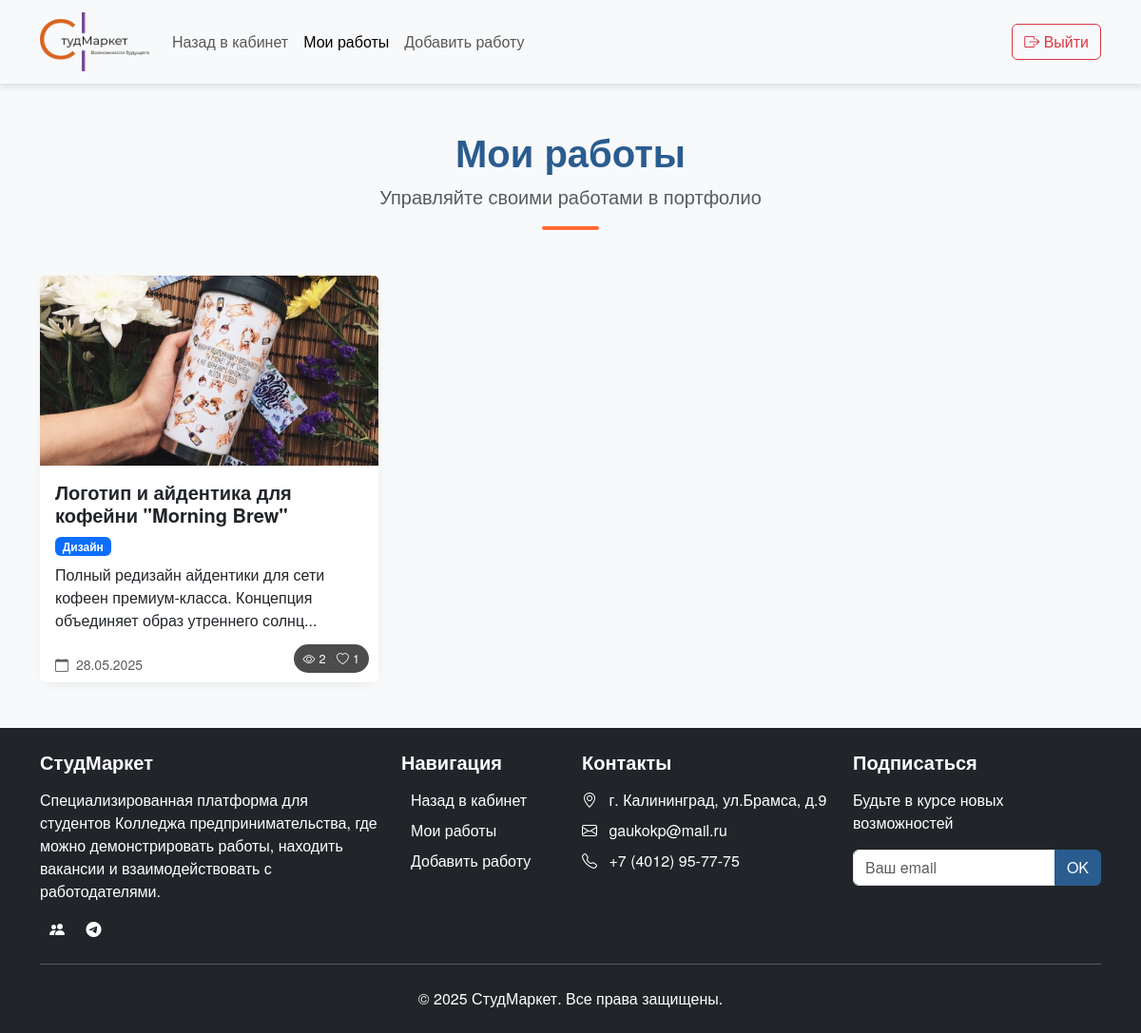
The app's page /files/my_works.php (signed in) with its own data.
### tables this page shows
CREATE TABLE `portfolio` (
  `id` int(11) NOT NULL,
  `user_id` int(11) NOT NULL,
  `title` varchar(255) NOT NULL,
  `category_id` int(11) NOT NULL,
  `description` text NOT NULL,
  `tags` varchar(255) DEFAULT NULL,
  `image_path` varchar(255) NOT NULL,
  `external_links` text,
  `created_at` timestamp NOT NULL DEFAULT CURRENT_TIMESTAMP
);

CREATE TABLE `portfolio_categories` (
  `id` int(11) NOT NULL,
  `name` varchar(100) NOT NULL
);

### files/my_works.php (the view, shortened to what this page needs)
<?php
require_once("../config/link.php");
$user_id = $_SESSION['user_id'];
$works = mysqli_query($conn, "SELECT p.*, c.name as category_name, (SELECT COUNT(*) FROM portfolio_likes WHERE work_id = p.id) as likes_count, (SELECT COUNT(*) FROM portfolio_views WHERE work_id = p.id) as views_count FROM portfolio p JOIN portfolio_categories c ON p.category_id = c.id WHERE p.user_id = $user_id ORDER BY p.created_at DESC");
?>
<!DOCTYPE html>
<html lang="ru">
<head>
    <link rel="stylesheet" href="../css/bootstrap.min.css">
    <link rel="stylesheet" href="https://cdn.jsdelivr.net/npm/bootstrap-icons@1.11.1/font/bootstrap-icons.css">
    <link rel="stylesheet" href="../style.css">
</head>
<body class="d-flex flex-column min-vh-100">
<div class="flex-grow-1">
    <nav class="navbar navbar-expand-lg navbar-light bg-light sticky-top">
        <div class="container">
            <a class="navbar-brand" href="../profile.php">
                <img class="logo" src="../img/img5.png" alt="Логотип">
            </a>
            <div class="collapse navbar-collapse" id="navbarNav">
                <ul class="navbar-nav me-auto mb-2 mb-lg-0">
                    <li class="nav-item">
                        <a class="nav-link" href="../profile.php">Назад в кабинет</a>
                    </li>
                    <li class="nav-item">
                        <a class="nav-link active" href="my_works.php">Мои работы</a>
                    </li>
                    <li class="nav-item">
                        <a class="nav-link" href="portfolio.php">Добавить работу</a>
                    </li>
                </ul>
                <div class="d-flex">
                    <a href="logout.php" class="btn btn-outline-danger">
                        <i class="bi bi-box-arrow-right"></i> Выйти
                    </a>
                </div>
            </div>
        </div>
    </nav>
    <section class="py-5">
        <div class="container">
            <div class="section-header text-center mb-5">
                <h2 class="display-5 fw-bold">Мои работы</h2>
                <p class="lead text-muted">Управляйте своими работами в портфолио</p>
                <div class="divider mx-auto"></div>
            </div>
            <div class="row row-cols-1 row-cols-md-3 g-4">
                <?php
                if (mysqli_num_rows($works) > 0)
                {
                ?>
                    <?php
                    while($work = mysqli_fetch_assoc($works))
                    {
                    ?>
                        <div class="col">
                            <div class="card h-100 work-card">
                                <img src="<?= htmlspecialchars($work['image_path']) ?>" class="card-img-top work-img" alt="<?= htmlspecialchars($work['title']) ?>">
                                <div class="card-body">
                                    <h5 class="card-title"><?= htmlspecialchars($work['title']) ?></h5>
                                    <span class="badge bg-primary mb-2"><?= htmlspecialchars($work['category_name']) ?></span>
                                    <p class="card-text"><?= mb_substr(htmlspecialchars($work['description']), 0, 100) ?>...</p>
                                </div>
                                <div class="card-footer border-0 bg-white d-flex justify-content-between">
                                    <small class="text-muted">
                                        <i class="bi bi-calendar me-1"></i> <?= date('d.m.Y', strtotime($work['created_at'])) ?>
                                    </small>
                                    <span class="stats-badge">
                                        <i class="bi bi-eye me-1"></i><?= $work['views_count'] ?>
                                        <i class="bi bi-heart ms-2 me-1"></i><?= $work['likes_count'] ?>
                                    </span>
                                </div>
                            </div>
                        </div>
                    <?php
                    }
                    ?>
                <?php
                }
                ?>
            </div>
        </div>
    </section>
</div>
<footer class="bg-dark text-white py-4">
    <div class="container">
        <div class="row">
            <div class="col-md-4 mb-4 mb-md-0">
                <h5 class="mb-3">СтудМаркет</h5>
                <p>Специализированная платформа для студентов Колледжа предпринимательства, где можно демонстрировать работы, находить вакансии и взаимодействовать с работодателями.</p>
                <div class="social-icons">
                    <a href="https://vk.com/studmarket39" class="text-white me-2"><i class="bi bi-people-fill"></i></a>
                    <a href="https://t.me/StudMarket_bot" class="text-white"><i class="bi bi-telegram"></i></a>
                </div>
            </div>
            <div class="col-md-2 mb-4 mb-md-0">
                <h5 class="navigation mb-3">Навигация</h5>
                <ul class="list-navigation list-unstyled">
                    <li class="mb-2"><a href="../profile.php" class="text-white text-decoration-none">Назад в кабинет</a></li>
                    <li class="mb-2"><a href="my_works.php" class="text-white text-decoration-none">Мои работы</a></li>
                    <li><a href="portfolio.php" class="text-white text-decoration-none">Добавить работу</a></li>
                </ul>
            </div>
            <div class="col-md-3 mb-4 mb-md-0">
                <h5 class="mb-3">Контакты</h5>
                <ul class="list-unstyled">
                    <li class="mb-2"><i class="bi bi-geo-alt me-2"></i> г. Калининград, ул.Брамса, д.9</li>
                    <li class="mb-2"><i class="bi bi-envelope me-2"></i> gaukokp@mail.ru</li>
                    <li><i class="bi bi-telephone me-2"></i> +7 (4012) 95-77-75</li>
                </ul>
            </div>
            <div class="col-md-3">
                <h5 class="mb-3">Подписаться</h5>
                <p>Будьте в курсе новых возможностей</p>
                <div class="input-group mb-3">
                    <input type="email" class="form-control" placeholder="Ваш email">
                    <button class="btn btn-primary" type="button">OK</button>
                </div>
            </div>
        </div>
        <hr class="my-4">
        <div class="text-center">
            <p class="mb-0">© 2025 СтудМаркет. Все права защищены.</p>
        </div>
    </div>
</footer>
</body>
</html>

### style.css (style rules this page uses)
* { padding: 0; margin: 0; }
body { font-family: 'Helvetica Neue', Helvetica, Arial, sans-serif; background-color: #f8f9fa; color: #212529; }
h1, h2, h3, h4, h5, h6 { font-weight: 700; }
a { transition: color 0.3s; }
.navbar { box-shadow: 0 4px 6px rgba(0,0,0,0.1); }
.logo { width: 115px; height: auto; }
.btn-primary { background-color: #2A5C8F; border-color: #2A5C8F; transition: background-color 0.3s; }
.section-header h2 { font-size: 2.5rem; color: #2A5C8F; }
.divider { width: 60px; height: 4px; background-color: #FF6B35; margin: 1rem auto; border-radius: 2px; }
.card { border: none; border-radius: 15px; box-shadow: 0 4px 8px rgba(0,0,0,0.05); transition: transform 0.3s, box-shadow 0.3s; }
.badge.bg-primary { background-color: #2A5C8F; }
footer { background-color: #212529; }
footer a { color: #fff; text-decoration: none; margin: 0 10px; transition: color 0.3s; }
footer p { margin-top: 1rem; }
.work-card { transition: all 0.3s ease; height: 100%; position: relative; }
.work-img { height: 200px; object-fit: cover; width: 100%; }
.stats-badge { content: ''; position: absolute; bottom: 10px; right: 10px; background: rgba(0,0,0,0.7); color: white; border-radius: 50px; padding: 5px 10px; font-size: 0.8rem; }

### records on screen
portfolio: image_path (picture), title "Логотип и айдентика для кофейни \"Morning Brew\"", category.name "Дизайн", description "Полный редизайн айдентики для сети кофеен премиум-класса. Концепция объединяет образ утреннего солнц", created_at "28.05.2025", views_count "2", likes_count "1"
